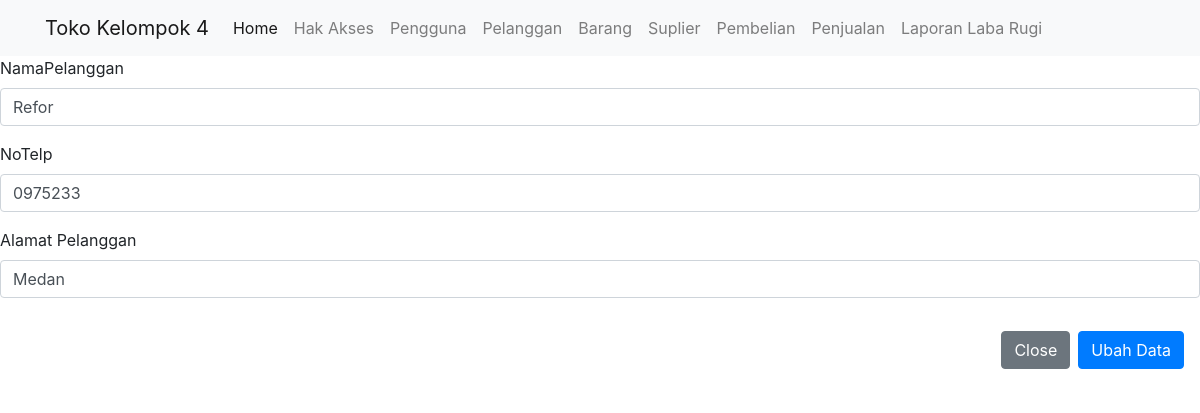
Screenshot of /public/pelanggan/ubahDetail/3 with the database file from the repository.
### tables this page shows
CREATE TABLE `pelanggan` (
  `IdPelanggan` int(11) NOT NULL,
  `NamaPelanggan` varchar(255) NOT NULL,
  `NoTelp` varchar(255) NOT NULL,
  `AlamatPelanggan` varchar(255) NOT NULL
);

### app/core/Controller.php (called while the page is built, shortened)
<?php
class Controller {
    public function view($view, $data = [])
    {
        require_once '../app/views/' . $view . '.php';
    }
    public function model($model)
    {
        return new $model;
    }
}

### app/controllers/Pelanggan.php (called while the page is built, shortened)
<?php
class Pelanggan extends Controller {
    public function ubahDetail($id)
    {
        $data['judul'] = 'Detail Pelanggan';
        $data['br'] = $this->model('Pelanggan_model')->getPelangganById($id);
        $this->view('pelanggan/ubah', $data);
    }
}

### app/core/App.php (called while the page is built, shortened)
<?php
class App {
    protected $method = 'index';
    protected $params = [];
    public function __construct()
    {
        $url = $this->parseURL();
        $total=0;
        if(!empty($url)){
            $total = count($url);
        }
        if($total>0){
            if( file_exists('../app/controllers/' . $url[0] . '.php') ) {
                unset($url[0]);
            }
        }else{
            if( file_exists('../app/controllers/' . $url . '.php') ) {
                $this->controller = $url;
                unset($url);
            }
        }
        $this->controller = new $this->controller;
        if( isset($url[1]) ) {
            if( method_exists($this->controller, $url[1]) ) {
                $this->method = $url[1];
                unset($url[1]);
            }
        }
        if( !empty($url) ) {
            $this->params = array_values($url);
        }
        call_user_func_array([$this->controller, $this->method], $this->params);
    }
    public function parseURL()
    {
        if( isset($_GET['url']) ) {
            $url = rtrim($_GET['url'], '/');
            $url = filter_var($url, FILTER_SANITIZE_URL);
            $url = explode('/', $url);
            return $url;
        }
    }
}

### public/index.php (called while the page is built, shortened)
<?php
$app = new App;

### app/core/Database.php (called while the page is built, shortened)
<?php
class Database {
    private $host = DB_HOST;
    private $user = DB_USER;
    private $pass = DB_PASS;
    private $db_name = DB_NAME;
    private $dbh;
    private $stmt;
    public function __construct()
    {
        $dsn = 'mysql:host=' . $this->host . ';dbname=' . $this->db_name;
        $option = [
            PDO::ATTR_PERSISTENT => true,
            PDO::ATTR_ERRMODE => PDO::ERRMODE_EXCEPTION
        ];
        try {
            $this->dbh = new PDO($dsn, $this->user, $this->pass, $option);
        } catch(PDOException $e) {
            die($e->getMessage());
        }
    }
    public function query($query)
    {
        $this->stmt = $this->dbh->prepare($query);
    }
    public function bind($param, $value, $type = null)
    {
        if( is_null($type) ) {
            switch( true ) {
                default :
                    $type = PDO::PARAM_STR;
            }
        }
        $this->stmt->bindValue($param, $value, $type);
    }
    public function execute()
    {
        $this->stmt->execute();
    }
    public function single()
    {
        $this->execute();
        return $this->stmt->fetch(PDO::FETCH_ASSOC);
    }
}

### app/models/Pelanggan_model.php (called while the page is built, shortened)
<?php
class Pelanggan_model {
    private $table = 'pelanggan';
    private $db;
    public function __construct()
    {
        $this->db = new Database;
    }
    public function getPelangganById($IdPelanggan)
    {
        $this->db->query('SELECT * FROM ' . $this->table . ' WHERE IdPelanggan=:IdPelanggan');
        $this->db->bind('IdPelanggan', $IdPelanggan);
        return $this->db->single();
    }
}

### app/views/pelanggan/ubah.php (the view, shortened to what this page needs)
<div>
<form action="<?= BASEURL; ?>/pelanggan/ubah" method="post">
          <div class="form-group">
            <label for="NamaPelanggan">NamaPelanggan</label>
            <input type="text" class="form-control" id="NamaPelanggan" name="NamaPelanggan" value="<?= $data['br']['NamaPelanggan']; ?>">
          </div>
          <div class="form-group">
            <label for="NoTelp">NoTelp</label>
            <input type="number" class="form-control" id="NoTelp" name="NoTelp" value="<?= $data['br']['NoTelp']; ?>">
          </div>
          <div class="form-group">
            <label for="AlamatPelanggan">Alamat Pelanggan</label>
            <input type="text" class="form-control" id="AlamatPelanggan" name="AlamatPelanggan" value="<?= $data['br']['AlamatPelanggan']; ?>">
          </div>
      </div>
      <div class="modal-footer">
          <button type="button" class="btn btn-secondary" data-dismiss="modal">Close</button>
          <button type="submit" class="btn btn-primary">Ubah Data</button>
</div>

### rows the page displays
pelanggan: NamaPelanggan "Refor", NoTelp "0975233", AlamatPelanggan "Medan"
